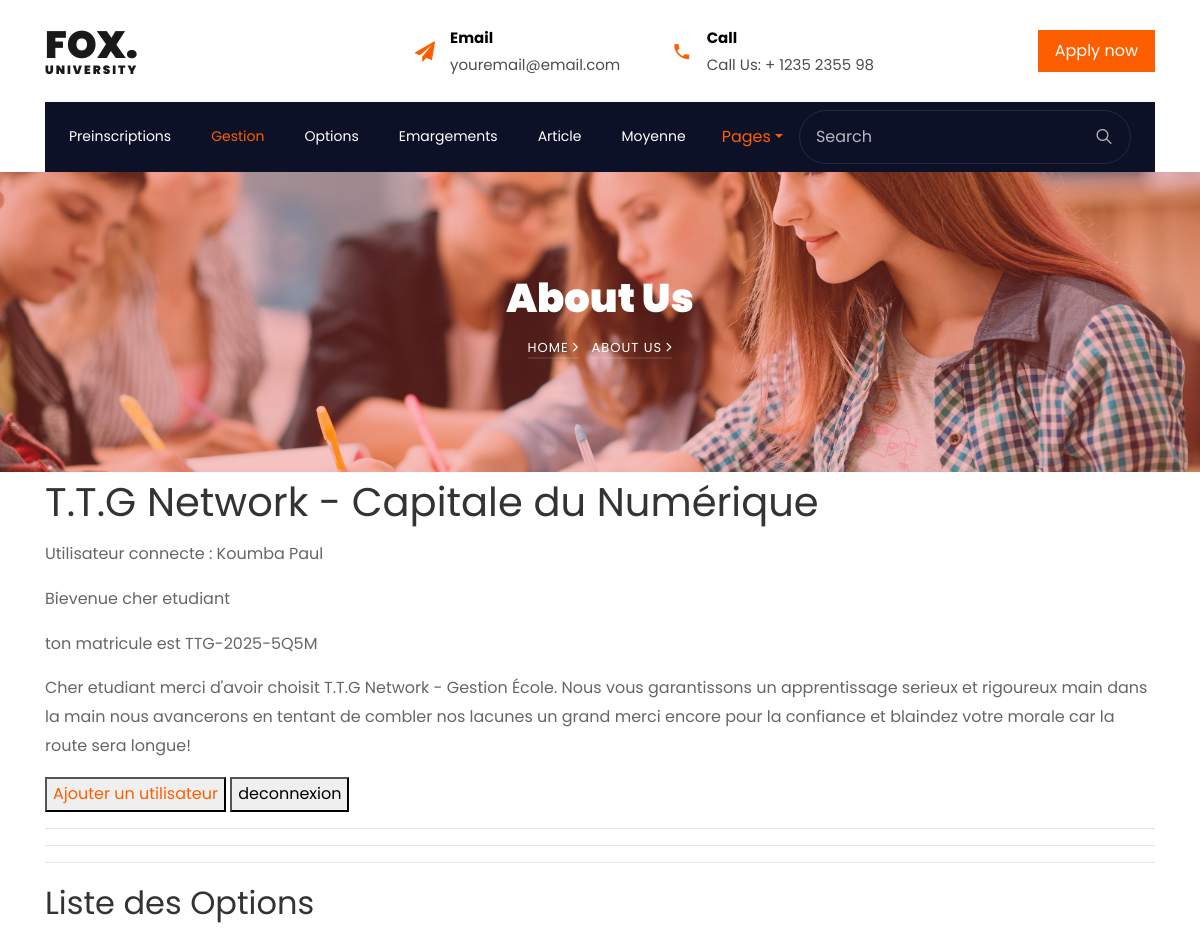
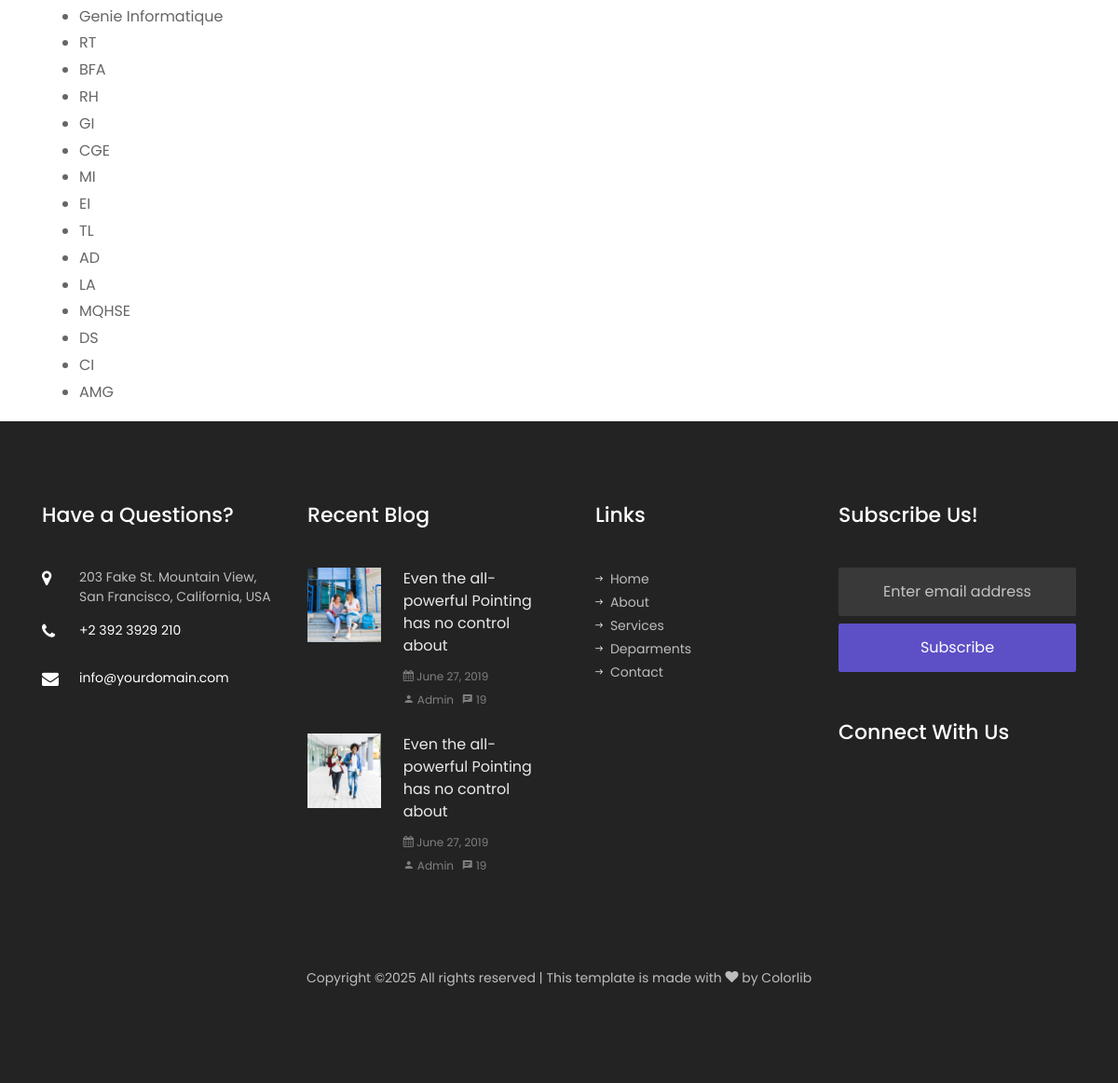
The app's page /options/ (signed in) with its own data (2 pictures, top to bottom).
### Projet_annee/models.py (models this page shows, shortened)
class User(AbstractUser):
    ROLES = (
        ('admin', 'Administrateur'),
        ('formateur', 'Formateur'),
        ('etudiant', 'Étudiant'),
        ('parent', 'Parent'),
    )
    role = models.CharField(max_length=20, choices=ROLES)
    code_formateur = models.CharField(max_length=10, unique=True, null=True, blank=True)
    code_parent = models.CharField(max_length=10, unique=True, null=True, blank=True)
    matricule = models.CharField(max_length=30, unique=True, null=True, blank=True)

class Option(models.Model):
    nom = models.CharField(max_length=100)
    filiere = models.ForeignKey(Filiere, on_delete=models.CASCADE)

### Projet_annee/views.py (the view)
# urls.py: path('options/', views.options_view, name='options'),
@login_required
def options_view(request):
    options = Option.objects.all()
    return render(request, 'options.html', {'options': options})

### Projet_annee/templates/options.html (shortened to what this page needs)
{% extends "base.html" %}
{% block content %}
  <hr>
  <h2>Liste des Options</h2>
  <ul>
    {% for option in options %}
      <li>{{ option.nom }}</li>
    {% endfor %}
  </ul>
{% endblock %}

### Projet_annee/templates/base.html (shortened to what this page needs)
<!DOCTYPE html>
{% load static  %}
<html lang="en">
  <head>
    <link rel="stylesheet" href="{% static 'css/open-iconic-bootstrap.min.css' %}">
    <link rel="stylesheet" href="{% static 'css/animate.css' %}">
    <link rel="stylesheet" href="{% static 'css/owl.carousel.min.css' %}">
    <link rel="stylesheet" href="{% static 'css/owl.theme.default.min.css' %}">
    <link rel="stylesheet" href="{% static 'css/magnific-popup.css' %}">
    <link rel="stylesheet" href="{% static 'css/aos.css' %}">
    <link rel="stylesheet" href="{% static 'css/ionicons.min.css' %}">
    <link rel="stylesheet" href="{% static 'css/flaticon.css' %}">
    <link rel="stylesheet" href="{% static 'css/icomoon.css' %}">
    <link rel="stylesheet" href="{% static 'css/style.css' %}">
  </head>
  <body>
	  <div class="bg-top navbar-light">
    	<div class="container">
    		<div class="row no-gutters d-flex align-items-center align-items-stretch">
    			<div class="col-md-4 d-flex align-items-center py-4">
    				<a class="navbar-brand" href="index.html">Fox. <span>University</span></a>
    			</div>
	    		<div class="col-lg-8 d-block">
		    		<div class="row d-flex">
					    <div class="col-md d-flex topper align-items-center align-items-stretch py-md-4">
					    	<div class="icon d-flex justify-content-center align-items-center"><span class="icon-paper-plane"></span></div>
					    	<div class="text">
					    		<span>Email</span>
						    	<span>youremail@email.com</span>
						    </div>
					    </div>
					    <div class="col-md d-flex topper align-items-center align-items-stretch py-md-4">
					    	<div class="icon d-flex justify-content-center align-items-center"><span class="icon-phone2"></span></div>
						    <div class="text">
						    	<span>Call</span>
						    	<span>Call Us: + 1235 2355 98</span>
						    </div>
					    </div>
					    <div class="col-md topper d-flex align-items-center justify-content-end">
					    	<p class="mb-0">
					    		<a href="#" class="btn py-2 px-3 btn-primary d-flex align-items-center justify-content-center">
					    			<span>Apply now</span>
					    		</a>
					    	</p>
					    </div>
				    </div>
			    </div>
		    </div>
		  </div>
    </div>
	  <nav class="navbar navbar-expand-lg navbar-dark bg-dark ftco-navbar-light" id="ftco-navbar">
	    <div class="container d-flex align-items-center px-4">
	      <form action="#" class="searchform order-lg-last">
          <div class="form-group d-flex">
            <input type="text" class="form-control pl-3" placeholder="Search">
            <button type="submit" placeholder="" class="form-control search"><span class="ion-ios-search"></span></button>
          </div>
        </form>
	      <div class="collapse navbar-collapse" id="ftco-nav">
	        <ul class="navbar-nav mr-auto">
	        	<li class="nav-item"><a href="{% url 'preinscription' %}" class="nav-link pl-0">Preinscriptions</a></li>
	        	<li class="nav-item active"><a href="{% url 'admin:index' %}" class="nav-link">Gestion</a></li>
	        	<li class="nav-item"><a href="{% url 'options' %}" class="nav-link">Options</a></li>
	        	<li class="nav-item"><a href="{% url 'liste_emargements' %}" class="nav-link">Emargements</a></li>
	        	<li class="nav-item"><a href="{% url 'article' %}" class="nav-link">Article</a></li>
	          <li class="nav-item"><a href="{% url 'recherche_moyenne' %}" class="nav-link">Moyenne</a></li>
	        </ul>
	      </div>
        <div class="nav-item dropdown">
                    <a href="#" class="nav-link dropdown-toggle" data-bs-toggle="dropdown">Pages</a>
	    </div>
	  </nav>
    <section class="hero-wrap hero-wrap-2" style="background-image: url('static/images/bg_1.jpg');">
      <div class="overlay"></div>
      <div class="container">
        <div class="row no-gutters slider-text align-items-center justify-content-center">
          <div class="col-md-9 ftco-animate text-center">
            <h1 class="mb-2 bread">About Us</h1>
            <p class="breadcrumbs"><span class="mr-2"><a href="index.html">Home <i class="ion-ios-arrow-forward"></i></a></span> <span>About us <i class="ion-ios-arrow-forward"></i></span></p>
          </div>
        </div>
      </div>
    </section>
      <section>
          <div class="container border:10px-solid-black ">
    <header>
      <h1>T.T.G Network - Capitale du Numérique</h1>
      <main>
          <p>Utilisateur connecte : {{user}}</p>
            {% if user.is_authenticated %}
            {% if user.role %}
            <p>Bievenue cher {{user.role}} </p>
            {% else %}
            <p>Bievenue cher Admin </p>
            {% endif %}
              {% if user.matricule %}
              <p>ton matricule est {{user.matricule}}</p>
              <p>
                  Cher etudiant merci d'avoir choisit T.T.G Network - Gestion École.
                  Nous vous garantissons un apprentissage serieux et rigoureux main dans
                  la main nous avancerons en tentant de combler nos lacunes un grand merci
                  encore pour la confiance et blaindez votre morale car la route sera longue!
              </p>
              {% endif %}
            {% endif %}
          <button><a href="{% url 'urlregister' %}">Ajouter un utilisateur</a></button>
          <a href="{% url 'urllogout' %}"><button>deconnexion</button></a>
          <hr>
          <hr>
        </main>
    </header>
      </section>
        <div class="container">
          {% block content %}{% endblock %}
        </div>
      <footer class="ftco-footer ftco-bg-dark ftco-section">
      <div class="container">
        <div class="row mb-5">
          <div class="col-md-6 col-lg-3">
            <div class="ftco-footer-widget mb-5">
            	<h2 class="ftco-heading-2">Have a Questions?</h2>
            	<div class="block-23 mb-3">
	              <ul>
	                <li><span class="icon icon-map-marker"></span><span class="text">203 Fake St. Mountain View, San Francisco, California, USA</span></li>
	                <li><a href="#"><span class="icon icon-phone"></span><span class="text">+2 392 3929 210</span></a></li>
	                <li><a href="#"><span class="icon icon-envelope"></span><span class="text">info@yourdomain.com</span></a></li>
	              </ul>
	            </div>
            </div>
          </div>
          <div class="col-md-6 col-lg-3">
            <div class="ftco-footer-widget mb-5">
              <h2 class="ftco-heading-2">Recent Blog</h2>
              <div class="block-21 mb-4 d-flex">
                <a class="blog-img mr-4" style="background-image: url(static/images/image_1.jpg);"></a>
                <div class="text">
                  <h3 class="heading"><a href="#">Even the all-powerful Pointing has no control about</a></h3>
                  <div class="meta">
                    <div><a href="#"><span class="icon-calendar"></span> June 27, 2019</a></div>
                    <div><a href="#"><span class="icon-person"></span> Admin</a></div>
                    <div><a href="#"><span class="icon-chat"></span> 19</a></div>
                  </div>
                </div>
              </div>
              <div class="block-21 mb-5 d-flex">
                <a class="blog-img mr-4" style="background-image: url(static/images/image_2.jpg);"></a>
                <div class="text">
                  <h3 class="heading"><a href="#">Even the all-powerful Pointing has no control about</a></h3>
                  <div class="meta">
                    <div><a href="#"><span class="icon-calendar"></span> June 27, 2019</a></div>
                    <div><a href="#"><span class="icon-person"></span> Admin</a></div>
                    <div><a href="#"><span class="icon-chat"></span> 19</a></div>
                  </div>
                </div>
              </div>
            </div>
          </div>
          <div class="col-md-6 col-lg-3">
            <div class="ftco-footer-widget mb-5 ml-md-4">
              <h2 class="ftco-heading-2">Links</h2>
              <ul class="list-unstyled">
                <li><a href="#"><span class="ion-ios-arrow-round-forward mr-2"></span>Home</a></li>
                <li><a href="#"><span class="ion-ios-arrow-round-forward mr-2"></span>About</a></li>
                <li><a href="#"><span class="ion-ios-arrow-round-forward mr-2"></span>Services</a></li>
                <li><a href="#"><span class="ion-ios-arrow-round-forward mr-2"></span>Deparments</a></li>
                <li><a href="#"><span class="ion-ios-arrow-round-forward mr-2"></span>Contact</a></li>
              </ul>
            </div>
          </div>
          <div class="col-md-6 col-lg-3">
            <div class="ftco-footer-widget mb-5">
            	<h2 class="ftco-heading-2">Subscribe Us!</h2>
              <form action="#" class="subscribe-form">
                <div class="form-group">
                  <input type="text" class="form-control mb-2 text-center" placeholder="Enter email address">
                  <input type="submit" value="Subscribe" class="form-control submit px-3">
                </div>
              </form>
            </div>
            <div class="ftco-footer-widget mb-5">
            	<h2 class="ftco-heading-2 mb-0">Connect With Us</h2>
            	<ul class="ftco-footer-social list-unstyled float-md-left float-lft mt-3">
              </ul>
            </div>
          </div>
        </div>
        <div class="row">
          <div class="col-md-12 text-center">
            <p>
  Copyright &copy;<script>document.write(new Date().getFullYear());</script> All rights reserved | This template is made with <i class="icon-heart" aria-hidden="true"></i> by <a href="https://colorlib.com" target="_blank">Colorlib</a>
  </p>
          </div>
        </div>
      </div>
    </footer>
  </body>
</html>

### Projet_annee/static/css/icomoon.css (style rules this page uses)
[class^="icon-"], [class*=" icon-"] { font-family: 'icomoon' !important; speak: none; font-style: normal; font-weight: normal; font-variant: normal; text-transform: none; line-height: 1; -webkit-font-smoothing: antialiased; -moz-osx-font-smoothing: grayscale; }
.icon-heart:before { content: "\f004"; }
.icon-map-marker:before { content: "\f041"; }
.icon-calendar:before { content: "\f073"; }
.icon-phone:before { content: "\f095"; }
.icon-envelope:before { content: "\f0e0"; }
.icon-paper-plane:before { content: "\f1d8"; }
.icon-phone2:before { content: "\e0cd"; }
.icon-chat:before { content: "\e0b7"; }
.icon-person:before { content: "\e7fd"; }

### records on screen
User: username "Koumba Paul", role "etudiant", matricule "TTG-2025-5Q5M"
Option: nom "Genie Informatique"
Option: nom "RT"
Option: nom "BFA"
Option: nom "RH"
Option: nom "GI"
Option: nom "CGE"
Option: nom "MI"
Option: nom "EI"
Option: nom "TL"
Option: nom "AD"
Option: nom "LA"
Option: nom "MQHSE"
Option: nom "DS"
Option: nom "CI"
Option: nom "AMG"
